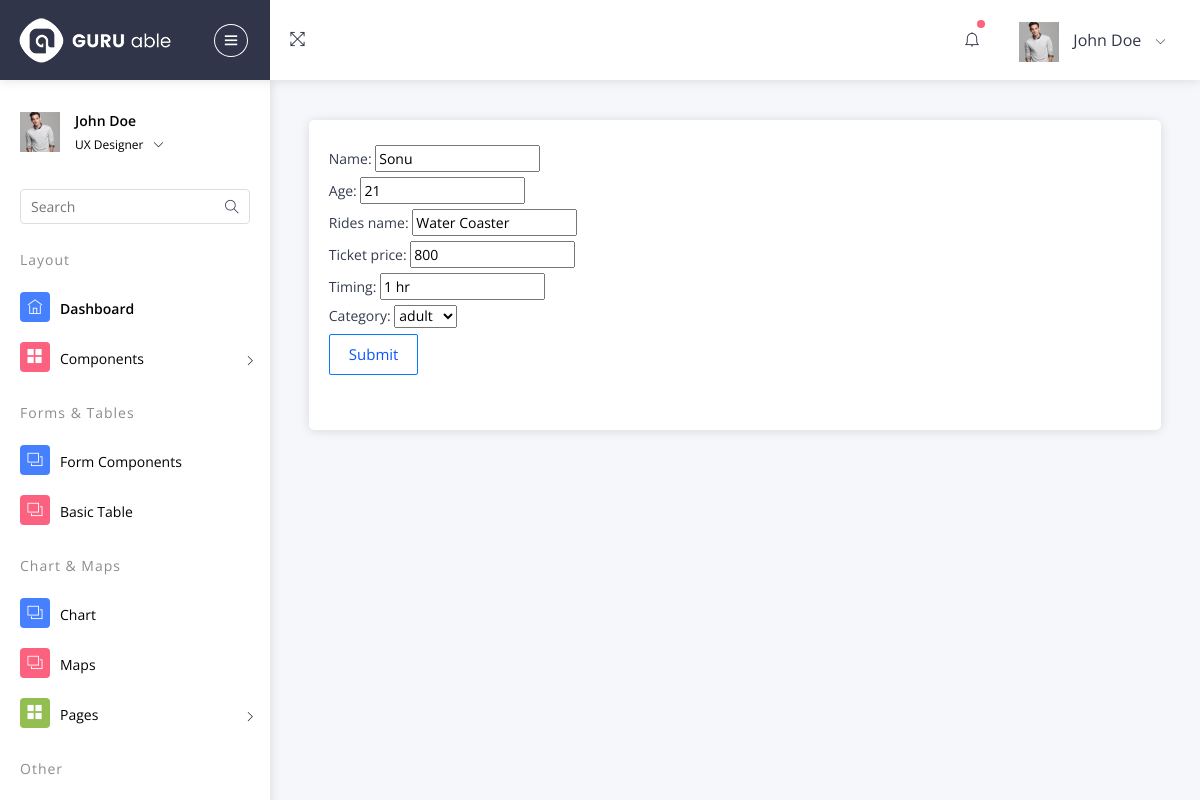
The app's page /update/2/ with its own data.
### new_app/models.py (models this page shows)
class WaterLand(models.Model):
    age_category = (
        ('child','child'),
        ('adult','adult')
    )
    name=models.CharField(max_length=20)
    age=models.IntegerField()
    rides_name=models.CharField(max_length=20)
    ticket_price=models.IntegerField()
    timing=models.CharField(max_length=20)
    category=models.CharField(max_length=20,choices=age_category)

### new_app/views.py (the view)
# urls.py: path('update/<int:id>/', views.WaterLand_update, name="WaterLand_update")
def WaterLand_update(request,id):
    data = WaterLand.objects.get(id=id)
    form = Water_Land(instance = data)
    if request.method == 'POST':
        data = Water_Land(request.POST,instance=data)
        if data.is_valid():
            data.save()
            return redirect("WaterLand_view")
    return render(request,'update.html',{'form':form})

### new_app/forms.py
class Water_Land(forms.ModelForm):
    class Meta:
        model = WaterLand
        fields = ("__all__")

### template/update.html (shortened to what this page needs)
{% extends 'dash.html' %}
{% block content %}
<form method="POST">
{{form}}
<button type="submit" class="btn btn-outline-primary">Submit</button>
</form>
{% endblock %}

### records on screen
WaterLand: name "Sonu", age "21", rides_name "Water Coaster", ticket_price "800", timing "1 hr", category "adult"
